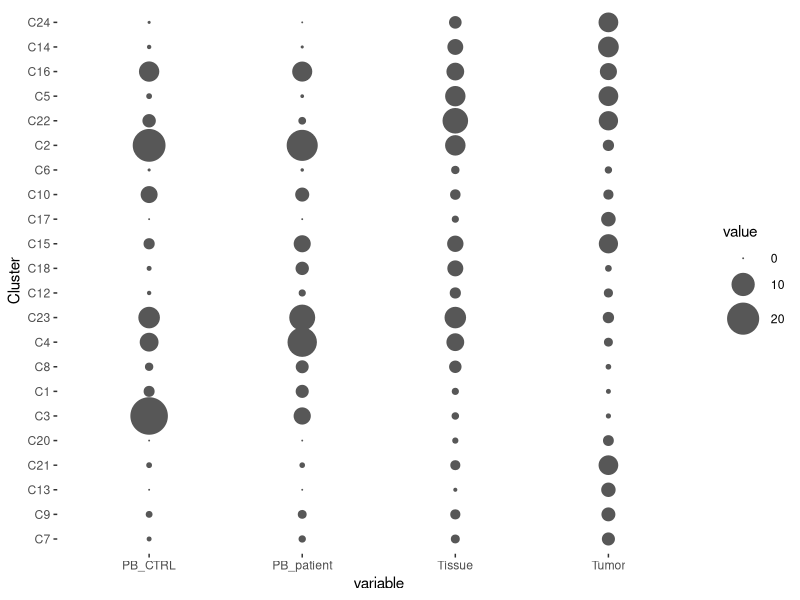
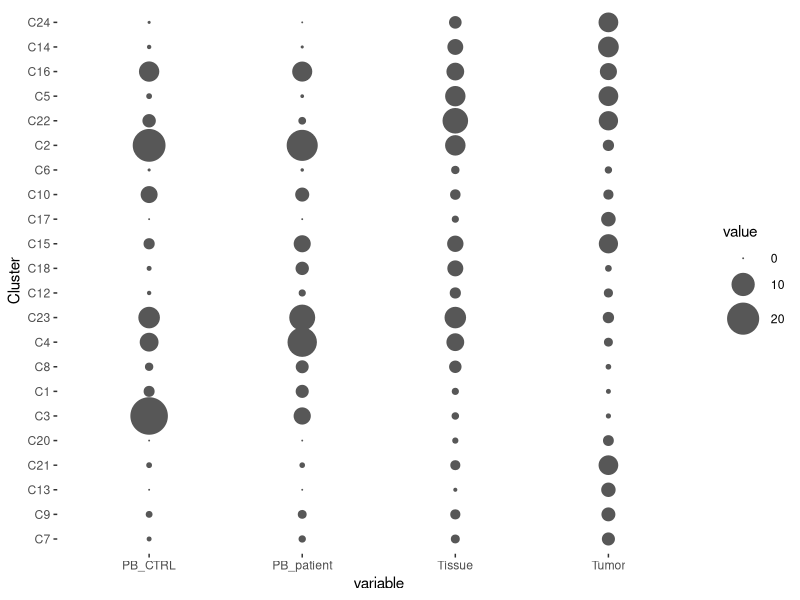
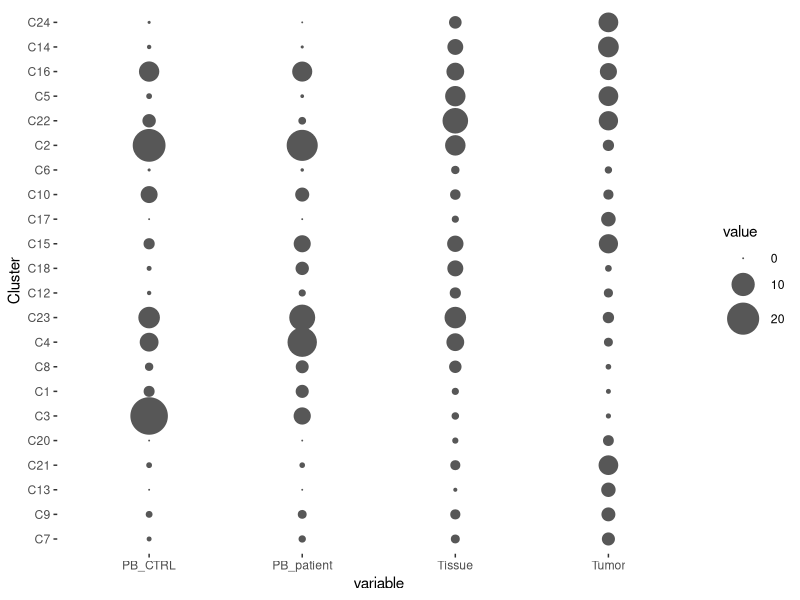

These figures' R source, in order:
#####Select the working directory (change the path to your files) 
setwd("~/Desktop/Template")

#####Load the reshape2 and ggplot2 package
library(reshape2)
library(ggplot2)

#####Load the txt file (tab delimited)
balloon<-read.table("Template_table_balloonplot.txt", sep="\t", stringsAsFactors=F, header=T)

#####We need to original order of the clusters on the y-axis, so it matches the order of the heatmap; make sure cell A1 is called Cluster
balloon$Cluster <- factor(balloon$Cluster, levels = rev(unique(balloon$Cluster)))
balloon_melted<-melt(balloon,sort=F)

#####Make a balloonplot  --> change max_size if the balloons are overlapping
p <- ggplot(balloon_melted, aes(x = variable, y = Cluster))

p + geom_point(aes(size=value), colour="grey34") + theme(panel.background=element_blank()) +
  scale_size_area(max_size=12)

#####To save the balloonplot as pdf
pdf("Balloonplot.pdf")

p <- ggplot(balloon_melted, aes(x = variable, y = Cluster))

p + geom_point(aes(size=value), colour="grey34") + theme(panel.background=element_blank()) +
  scale_size_area(max_size=12)
  
dev.off()

###To save the balloonplot as eps for Illustrator
ggsave(file="balloonplot.eps")